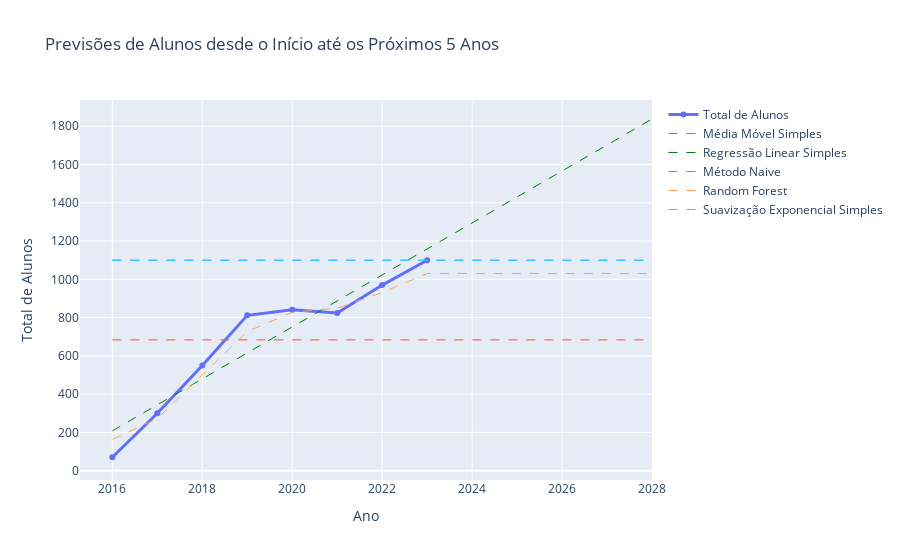

Notebook source saved alongside this figure:
### Markdown cell above
# Forecast

### Code cell
# Dados existentes
anos_exist = df_dados_gerais['Ano'].values
alunos_exist = df_dados_gerais['Alunos'].values

# Previsão com média móvel simples
media_movel = np.mean(alunos_exist)
forecast_media_movel = np.full(len(anos_exist) + 5, media_movel)

# Previsão com regressão linear simples
modelo_regressao = LinearRegression()
modelo_regressao.fit(anos_exist.reshape(-1, 1), alunos_exist)
anos_futuros_regressao = np.arange(anos_exist[0], anos_exist[-1] + 6).reshape(-1, 1)
forecast_regressao = modelo_regressao.predict(anos_futuros_regressao)

# Previsão com método Naive
last_observation = alunos_exist[-1]
forecast_naive = np.full(len(anos_exist) + 5, last_observation)

# Previsão com Random Forest
modelo_random_forest = RandomForestRegressor()
modelo_random_forest.fit(anos_exist.reshape(-1, 1), alunos_exist)
anos_futuros_rf = np.arange(anos_exist[0], anos_exist[-1] + 6).reshape(-1, 1)
forecast_random_forest = modelo_random_forest.predict(anos_futuros_rf)

# Previsão com suavização exponencial simples
modelo_suav_exp = SimpleExpSmoothing(alunos_exist)
resultado_suav_exp = modelo_suav_exp.fit()
forecast_suav_exp = resultado_suav_exp.forecast(len(anos_exist) + 5)

# Criando o gráfico com Plotly
fig = go.Figure()

# Adicionando dados existentes
fig.add_trace(go.Scatter(x=anos_exist, y=alunos_exist, mode='lines+markers', name='Total de Alunos', line=dict(width=3)))

# Adicionando previsões
fig.add_trace(go.Scatter(x=anos_futuros_regressao.flatten(), y=forecast_media_movel, mode='lines', name='Média Móvel Simples', line=dict(dash='dash', width=1)))
fig.add_trace(go.Scatter(x=anos_futuros_regressao.flatten(), y=forecast_regressao, mode='lines', name='Regressão Linear Simples', line=dict(dash='dash', color='green', width=1)))
fig.add_trace(go.Scatter(x=anos_futuros_regressao.flatten(), y=forecast_naive, mode='lines', name='Método Naive', line=dict(dash='dash', width=1)))
fig.add_trace(go.Scatter(x=anos_futuros_regressao.flatten(), y=forecast_random_forest, mode='lines', name='Random Forest', line=dict(dash='dash', width=1)))
fig.add_trace(go.Scatter(x=anos_futuros_regressao.flatten(), y=forecast_suav_exp, mode='lines', name='Suavização Exponencial Simples', line=dict(dash='dash', width=1)))
# Adicione as previsões restantes aqui

# Personalizando layout
fig.update_layout(title='Previsões de Alunos desde o Início até os Próximos 5 Anos',
                  xaxis_title='Ano',
                  yaxis_title='Total de Alunos')

# Exibindo o gráfico
fig.show()

### Figure 1 — Plotly figure (JSON) as saved in the notebook; plotly's stock layout.template omitted (floating-point values rounded to 4 significant figures)
{"data": [{"line": {"width": 3}, "mode": "lines+markers", "name": "Total de Alunos", "type": "scatter", "x": [2016, 2017, 2018, 2019, 2020, 2021, 2022, 2023], "y": [70, 300, 550, 812, 841, 824, 970, 1100]}, {"line": {"dash": "dash", "width": 1}, "mode": "lines", "name": "Média Móvel Simples", "type": "scatter", "x": [2016, 2017, 2018, 2019, 2020, 2021, 2022, 2023, 2024, 2025, 2026, 2027, 2028], "y": [683.4, 683.4, 683.4, 683.4, 683.4, 683.4, 683.4, 683.4, 683.4, 683.4, 683.4, 683.4, 683.4]}, {"line": {"color": "green", "dash": "dash", "width": 1}, "mode": "lines", "name": "Regressão Linear Simples", "type": "scatter", "x": [2016, 2017, 2018, 2019, 2020, 2021, 2022, 2023, 2024, 2025, 2026, 2027, 2028], "y": [207.9, 343.8, 479.6, 615.5, 751.3, 887.1, 1023.0, 1159.0, 1295.0, 1431.0, 1566.0, 1702.0, 1838.0]}, {"line": {"dash": "dash", "width": 1}, "mode": "lines", "name": "Método Naive", "type": "scatter", "x": [2016, 2017, 2018, 2019, 2020, 2021, 2022, 2023, 2024, 2025, 2026, 2027, 2028], "y": [1100, 1100, 1100, 1100, 1100, 1100, 1100, 1100, 1100, 1100, 1100, 1100, 1100]}, {"line": {"dash": "dash", "width": 1}, "mode": "lines", "name": "Random Forest", "type": "scatter", "x": [2016, 2017, 2018, 2019, 2020, 2021, 2022, 2023, 2024, 2025, 2026, 2027, 2028], "y": [163.4, 271.5, 500.7, 726.9, 827.9, 848.6, 931.2, 1030.0, 1030.0, 1030.0, 1030.0, 1030.0, 1030.0]}, {"line": {"dash": "dash", "width": 1}, "mode": "lines", "name": "Suavização Exponencial Simples", "type": "scatter", "x": [2016, 2017, 2018, 2019, 2020, 2021, 2022, 2023, 2024, 2025, 2026, 2027, 2028], "y": [1099.0, 1099.0, 1099.0, 1099.0, 1099.0, 1099.0, 1099.0, 1099.0, 1099.0, 1099.0, 1099.0, 1099.0, 1099.0]}], "layout": {"title": {"text": "Previsões de Alunos desde o Início até os Próximos 5 Anos"}, "xaxis": {"title": {"text": "Ano"}}, "yaxis": {"title": {"text": "Total de Alunos"}}}}
